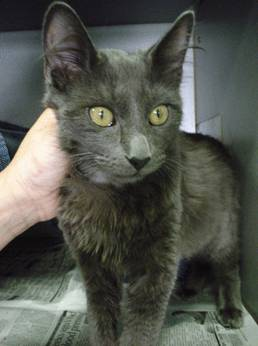
#> input picture dogscats/train/cats/cat.10125.jpg, 258 x 346 px, found by its file name; its folder holds only this picture in this run
$ jupyter execute CatsVsDogs.ipynb
#> lines starting #> are read from the running program, lines starting #| are printed output that depends on the picture
[cell 1]
import numpy as np
import os
import cv2
import matplotlib.pyplot as plt
import random
np.set_printoptions(threshold=np.inf)

[cell 2]
# edit the file path in this
DIRECTORY = r'CatDogClassification\dogscats\train'

CATEGORIES = ['cats', 'dogs']

[cell 3]
data = []

for category in CATEGORIES:
    path = os.path.join(DIRECTORY, category)
#     print(path)
    for img in os.listdir(path):
        img_path = os.path.join(path, img)
#         print(img_path)
        label = CATEGORIES.index(category)
#         print(label)
        img_arr = cv2.imread(img_path, cv2.IMREAD_GRAYSCALE)
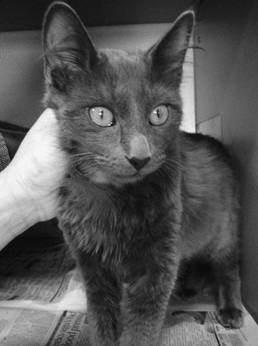
#> img_arr: shape (346, 258); min 0, max 250, mean 84.7
#         plt.imshow(img_arr)
#         break
        new_arr = cv2.resize(img_arr, (60, 60))
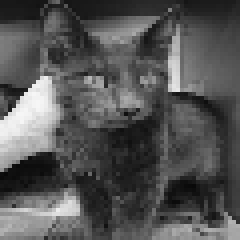
#> new_arr: shape (60, 60) (shown 4 times larger); min 8, max 246, mean 84.5
        data.append([new_arr, label])
#> pass 2 of the loop `for category in CATEGORIES:`:
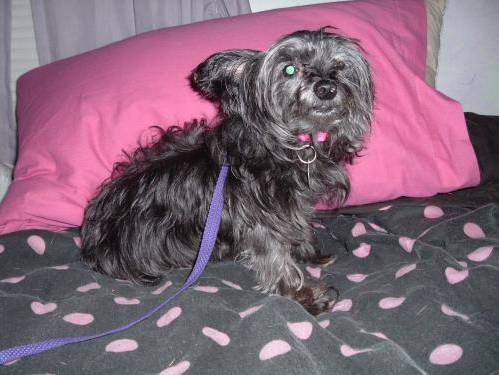
#> input picture dogscats/train/dogs/dog.0.jpg, 499 x 375 px, found by its file name
#> `img_arr = cv2.imread(img_path, cv2.IMREAD_GRAYSCALE)`:
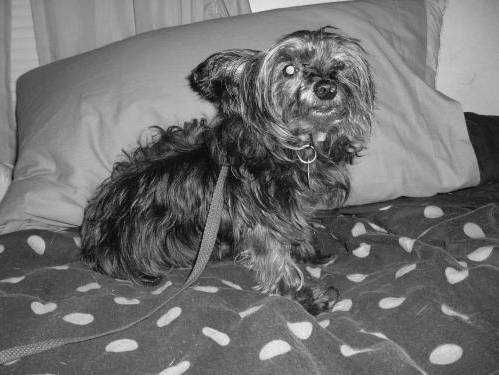
#> img_arr: shape (375, 499); min 0, max 255, mean 112
#> `new_arr = cv2.resize(img_arr, (60, 60))`:
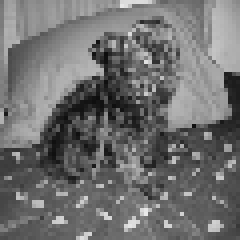
#> new_arr: shape (60, 60) (shown 4 times larger); min 12, max 233, mean 111.5

[cell 4]
data

[cell 5]
len(data)
#> Out = 2

[cell 6]
random.shuffle(data)

[cell 7]
data[0][0].shape
#> Out = (60, 60)

[cell 8]
X = []
Y = []

for features, label in data:
    X.append(features)
    Y.append(label)
#> this loop made 2 passes
#> label on passes 1 to 2: 0, 1
#> after the loop, X = 2 items; Y = [0, 1]
